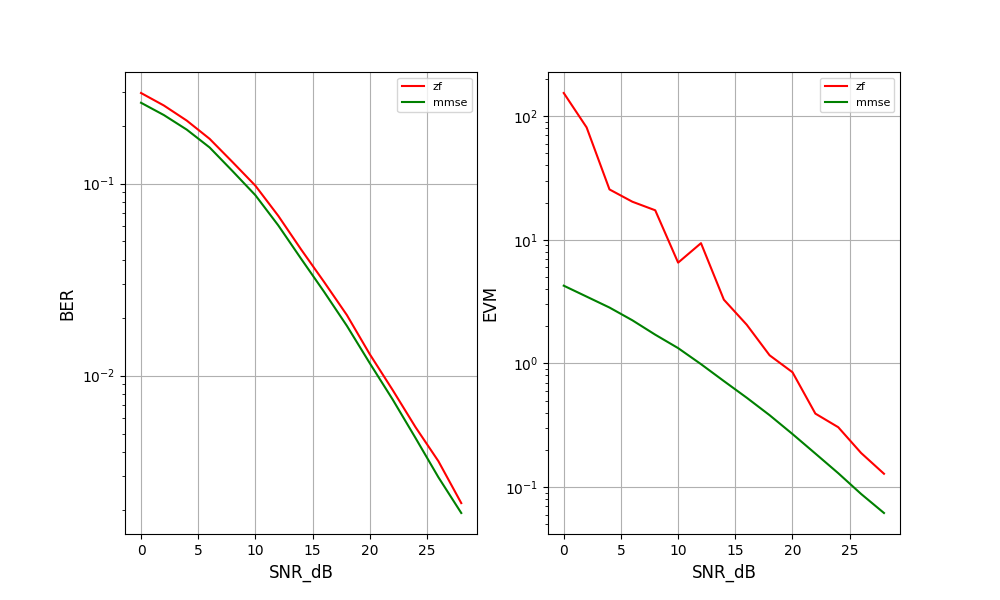

Reproduce this figure in Python.
import numpy as np
import matplotlib.pyplot as plt
import commpy as cp


class QAMmodulation:
    def __init__(self, M, SNR_dB, subcarriers, OFDM_symbols):
        self.OFDM_symbols = OFDM_symbols
        self.subcarriers = subcarriers
        self.M = M
        self.SNR_dB = SNR_dB
        self.num_symbols = subcarriers * OFDM_symbols * 2
        self.num_bits = int(self.num_symbols * np.log2(M))
        self.bits_input = np.random.randint(0, 2, self.num_bits)
        self.bits_input_1 = self.bits_input[:int(self.num_bits/2)]
        self.bits_input_2 = self.bits_input[int(self.num_bits/2):]
        self.modem = cp.QAMModem(self.M)
        self.x = self.modem.modulate(self.bits_input)
        self.x_1 = self.x[:int(len(self.x)/2)]
        self.x_2 = self.x[int(len(self.x)/2):]
        self.SNR = 10 ** (self.SNR_dB / 10)

    def OFDM(self):
        X_OFDM_1 = self.x_1.reshape(self.OFDM_symbols, self.subcarriers)
        X_OFDM_2 = self.x_2.reshape(self.OFDM_symbols, self.subcarriers)
        X_OFDM = np.empty((self.OFDM_symbols, self.subcarriers, 2), dtype=complex)
        for i in range(self.OFDM_symbols):
            for j in range(self.subcarriers):
                for k in range(2):
                    if k == 0:
                        X_OFDM[i, j, k] = X_OFDM_1[i, j]
                    elif k == 1:
                        X_OFDM[i, j, k] = X_OFDM_2[i, j]
        return X_OFDM
    
    def add_pilots(self, X_OFDM):

        ones_list = np.array([[1, 1]] * self.subcarriers)
        twoes_list = np.array([[1, 2]] * self.subcarriers) 

        ind_ones = [i + 1 for i in range(self.OFDM_symbols)]
        ind_twoes = [2*i + 2 for i in range(self.OFDM_symbols)]

        X_OFDM = np.insert(X_OFDM, ind_ones, ones_list, axis=0)
        X_OFDM = np.insert(X_OFDM, ind_twoes, twoes_list, axis=0)

        return X_OFDM 
    
    def idft(self, X_OFDM_pilots):
        for i in range(3*self.OFDM_symbols):
            for k in range(2):
                X_OFDM_pilots[i, :, k] = np.fft.ifft(X_OFDM_pilots[i, :, k])
        return X_OFDM_pilots
    
    def dft(self, X_OFDM_pilots):
        for i in range(3*self.OFDM_symbols):
            for k in range(2):
                X_OFDM_pilots[i, :, k] = np.fft.fft(X_OFDM_pilots[i, :, k])
        return X_OFDM_pilots

    def power_of_signal(self, y1):
        P_signal = 2/3 * (self.M - 1)
        # P_signal = np.mean(np.abs(self.x) ** 2)
        # P_signal = np.mean(np.abs(np.unique(self.x)) ** 2)
        return P_signal

    def RMSD(self, y1):  # root mean square deviation
        return np.sqrt(self.power_of_signal(y1) / (2 * self.SNR))

    def convolution_cp(self, r, h):
        s = []
        x_cp = r[-(len(h) - 1) :].tolist() + r.tolist()
        for k in range(self.subcarriers + len(h) - 1):
            y_k = 0
            m = 0
            while k >= m and m <= len(h) - 1:
                y_k += h[m] * x_cp[k - m]
                m += 1
            s.append(y_k)
        return np.array(s)

    def convolution_cp_MIMO(self, x_t_pilots):
        h = np.zeros((2, 2, len(self.impulse_response(diagram=False))), dtype=complex)
        y = np.zeros_like(x_t_pilots)
        for i in range(self.OFDM_symbols):
            # h = np.array([[self.impulse_response(diagram=False) for _ in range(2)] for _ in range(2)])
            for l in range(2):
                for m in range(2):
                    h[l, m] = self.impulse_response(diagram=False)
            for n in range(3):
                for k in range(2):
                    q = self.convolution_cp(x_t_pilots[3*i + n, :, 0], h[k, 0])[len(h[0, 0])-1:]
                    q_old = q
                    p = self.convolution_cp(x_t_pilots[3*i + n, :, 1], h[k, 1])[len(h[0, 0])-1:]
                    p_old = p
                    y[3*i + n, :, k] = q + p
        return y

    def AWGN(self, x_t_vector):
        sigma = self.RMSD(x_t_vector)
        re_n = np.array(np.random.normal(0, sigma, len(x_t_vector)))
        im_n = np.array(np.random.normal(0, sigma, len(x_t_vector)))
        awgn = re_n + im_n * 1j
        return awgn

    def power_of_noise(self):
        noise = self.AWGN()
        P_noise = np.mean(np.abs(noise) ** 2)
        return P_noise

    def zf_equalize(self, H, r):

        y_zf = np.zeros_like(r, dtype=H.dtype)
        
        for i in range(self.OFDM_symbols):
            for j in range(self.subcarriers):

                a = H[2*i, j, 0]      
                b = H[2*i, j, 1]      
                c = H[2*i + 1, j, 0]  
                d = H[2*i + 1, j, 1]  
                
                det = a * d - b * c
                
                y_zf[i, j, 0] = (d * r[i, j, 0] - b * r[i, j, 1]) / det
                y_zf[i, j, 1] = (-c * r[i, j, 0] + a * r[i, j, 1]) / det
        
        return y_zf

    def mmse_equalize(self, H, Y):

        y_mmse = np.zeros_like(Y, dtype=complex)
        
        for i in range(self.OFDM_symbols):
            for j in range(self.subcarriers):

                H_mat = np.array([[H[2*i, j, 0], H[2*i, j, 1]],
                                [H[2*i+1, j, 0], H[2*i+1, j, 1]]])
                
                Y_vec = np.array([Y[i, j, 0], Y[i, j, 1]])
                
                H_H = H_mat.conj().T
                G = H_H @ H_mat + np.eye(2)/self.SNR
                
                X_vec = np.linalg.solve(G, H_H @ Y_vec)
                
                y_mmse[i, j, 0] = X_vec[0]
                y_mmse[i, j, 1] = X_vec[1]
        
        return y_mmse

    def demodulation(self, equalized_signal, modem):
        return self.modem.demodulate(equalized_signal, demod_type="hard")

    def BER(self, equalized_signal):
        equalized_signal = equalized_signal.reshape(-1)
        equalized_signal = np.array(equalized_signal[0::2].tolist() + equalized_signal[1::2].tolist())
        demod = self.demodulation(equalized_signal, self.modem)
        return np.sum((self.bits_input + demod) % 2) / self.num_bits

    def EVM(self, equalized_signal):
        equalized_signal = equalized_signal.reshape(-1)
        equalized_signal = np.array(equalized_signal[0::2].tolist() + equalized_signal[1::2].tolist())
        return np.sum(np.abs(self.x - equalized_signal) ** 2) / self.num_symbols
    
    def del_pilots(self, r):
        for i in range(qam.OFDM_symbols):
            r = np.delete(r, i + 1, axis=0)
        return r
    
    def impulse_response(self, diagram=False):
        tau_us = np.array([0, 3, 5, 6, 8])  # мкс
        power_dB = np.array([0, -8, -17, -21, -25])

        power = 10 ** (power_dB / 10)

        amplitude = np.sqrt(power)

        phase = np.zeros_like(tau_us, dtype=complex)
        N = len(phase)
        for k in range(N):
            phase[k] = 2 * np.pi * np.random.randint(0, N - 1) / N

        h = amplitude * np.exp(1j * phase)
        # print(h)
        if diagram:
            plt.title("Импульсная характеристика рассматриваемого канала", fontsize=16)
            plt.stem(tau_us, amplitude, linefmt="black")
            plt.xlabel("Отсчёт, мкс", fontsize=14)
            plt.ylabel("Амплитуда", fontsize=14)
            plt.show()

        return h



qam = QAMmodulation(
    M=16,
    SNR_dB=20,
    subcarriers=7,
    OFDM_symbols=40,
)

# x1 = qam.x_1
# x2 = qam.x_2
X_OFDM = qam.OFDM()

X_OFDM_pilots = qam.add_pilots(X_OFDM)

x_t_pilots = qam.idft(X_OFDM_pilots) * np.sqrt(qam.subcarriers)
x_t = qam.del_pilots(x_t_pilots)

x_t_vector_pilots = x_t_pilots.reshape(-1)
x_t_vector = x_t.reshape(-1)

y_clear_t_pilots = qam.convolution_cp_MIMO(x_t_pilots) 
y_clear_t = qam.del_pilots(y_clear_t_pilots)

awgn = qam.AWGN(x_t_vector_pilots).reshape(3*qam.OFDM_symbols, qam.subcarriers, 2)
# awgn_zeros = np.zeros_like(awgn)

for i in range(3*qam.OFDM_symbols):
    if i%3 != 0:
        awgn[i] = 0 + 0j


# awgn_zeros[]

y_t_pilots = y_clear_t_pilots + awgn
y_t = qam.del_pilots(y_t_pilots)

Y_OFDM_pilots = qam.dft(y_t_pilots) / np.sqrt(qam.subcarriers)


indices_to_keep = np.arange(0, Y_OFDM_pilots.shape[0], 3)

all_indices = np.arange(Y_OFDM_pilots.shape[0])
indices_to_remove = np.delete(all_indices, indices_to_keep)

H_sum = Y_OFDM_pilots[indices_to_remove, :, :]

Y_OFDM = Y_OFDM_pilots[indices_to_keep, :, :]



H = np.zeros_like(H_sum)

even_idx = np.arange(0, 2*qam.OFDM_symbols, 2)
odd_idx = np.arange(1, 2*qam.OFDM_symbols, 2)

H[even_idx, :, 0] = 2 * H_sum[even_idx, :, 0] - H_sum[odd_idx, :, 0]
H[even_idx, :, 1] = -H_sum[even_idx, :, 0] + H_sum[odd_idx, :, 0]

H[odd_idx, :, 0] = 2 * H_sum[even_idx, :, 1] - H_sum[odd_idx, :, 1]
H[odd_idx, :, 1] = -H_sum[even_idx, :, 1] + H_sum[odd_idx, :, 1]



y_zf = qam.zf_equalize(H, Y_OFDM)
y_mmse = qam.mmse_equalize(H, Y_OFDM)


plt.figure(figsize=(10, 6))

plt.subplot(1, 3, 1)
plt.title(f"Modulated signal (QAM{qam.M}), {qam.num_symbols}symbols")
plt.xlim(-2 * max(np.abs(qam.x_1)), 2 * max(np.abs(qam.x_1)))
plt.ylim(-2 * max(np.abs(qam.x_1)), 2 * max(np.abs(qam.x_1)))
plt.xlabel("I", fontsize=12)
plt.ylabel("Q", fontsize=12)
plt.scatter(np.real(qam.x_1), np.imag(qam.x_1), color="red")

plt.subplot(1, 3, 2)
plt.title(f"Signal after channel with AWGN (SNR={qam.SNR_dB} dB)", fontsize=12)
plt.xlabel("I", fontsize=12)
plt.ylabel("Q", fontsize=12)
plt.xlim(-2 * max(np.abs(qam.x_1)), 2 * max(np.abs(qam.x_1)))
plt.ylim(-2 * max(np.abs(qam.x_1)), 2 * max(np.abs(qam.x_1)))
plt.scatter(np.real(Y_OFDM), np.imag(Y_OFDM), color="black", s=0.5)
plt.scatter(np.real(qam.x_1), np.imag(qam.x_1), color="red", s=20)

plt.subplot(1, 3, 3)
plt.title("Equalized signal", fontsize=12)
plt.xlabel("I", fontsize=12)
plt.ylabel("Q", fontsize=12)
plt.xlim(-2 * max(np.abs(qam.x_1)), 2 * max(np.abs(qam.x_1)))
plt.ylim(-2 * max(np.abs(qam.x_1)), 2 * max(np.abs(qam.x_1)))
plt.scatter(np.real(y_zf), np.imag(y_zf), s=0.5, color="blue")
plt.scatter(np.real(y_mmse), np.imag(y_mmse), s=0.5, color="green")
plt.scatter(np.real(qam.x_1), np.imag(qam.x_1), color="red", s=20)
plt.legend(labels=["ZF", "MMSE"], fontsize=10)

plt.tight_layout()
plt.show()


SNR_dB_set = np.arange(0, 30, 2)

ber_zf, evm_zf = [], []
ber_mmse, evm_mmse = [], []

N_avg = 100

for SNR_dB in SNR_dB_set:

    BER_zf_list, EVM_zf_list, BER_mmse_list, EVM_mmse_list = [], [], [], []

    for _ in range(N_avg):

        qam = QAMmodulation(
            M=16,
            SNR_dB=SNR_dB,
            subcarriers=7,
            OFDM_symbols=50,
        )

        # x1 = qam.x_1
        # x2 = qam.x_2
        X_OFDM = qam.OFDM()

        X_OFDM_pilots = qam.add_pilots(X_OFDM)

        x_t_pilots = qam.idft(X_OFDM_pilots) * np.sqrt(qam.subcarriers)
        x_t = qam.del_pilots(x_t_pilots)

        x_t_vector_pilots = x_t_pilots.reshape(-1)
        x_t_vector = x_t.reshape(-1)

        y_clear_t_pilots = qam.convolution_cp_MIMO(x_t_pilots) 
        y_clear_t = qam.del_pilots(y_clear_t_pilots)

        awgn = qam.AWGN(x_t_vector_pilots).reshape(3*qam.OFDM_symbols, qam.subcarriers, 2)

        for i in range(3*qam.OFDM_symbols):
            if i%3 != 0:
                awgn[i] = 0 + 0j

        y_t_pilots = y_clear_t_pilots + awgn
        y_t = qam.del_pilots(y_t_pilots)

        Y_OFDM_pilots = qam.dft(y_t_pilots) / np.sqrt(qam.subcarriers)



        indices_to_keep = np.arange(0, Y_OFDM_pilots.shape[0], 3)

        all_indices = np.arange(Y_OFDM_pilots.shape[0])
        indices_to_remove = np.delete(all_indices, indices_to_keep)

        H_sum = Y_OFDM_pilots[indices_to_remove, :, :]

        Y_OFDM = Y_OFDM_pilots[indices_to_keep, :, :]



        H = np.zeros_like(H_sum)

        even_idx = np.arange(0, 2*qam.OFDM_symbols, 2)
        odd_idx = np.arange(1, 2*qam.OFDM_symbols, 2)

        H[even_idx, :, 0] = 2 * H_sum[even_idx, :, 0] - H_sum[odd_idx, :, 0]
        H[even_idx, :, 1] = -H_sum[even_idx, :, 0] + H_sum[odd_idx, :, 0]

        H[odd_idx, :, 0] = 2 * H_sum[even_idx, :, 1] - H_sum[odd_idx, :, 1]
        H[odd_idx, :, 1] = -H_sum[even_idx, :, 1] + H_sum[odd_idx, :, 1]




        y_zf = qam.zf_equalize(H, Y_OFDM)
        y_mmse = qam.mmse_equalize(H, Y_OFDM)

        BER_zf_list.append(qam.BER(y_zf))
        EVM_zf_list.append(qam.EVM(y_zf))

        BER_mmse_list.append(qam.BER(y_mmse))
        EVM_mmse_list.append(qam.EVM(y_mmse))

    ber_zf.append(np.mean(np.array(BER_zf_list)))
    evm_zf.append(np.mean(np.array(EVM_zf_list)))

    ber_mmse.append(np.mean(np.array(BER_mmse_list)))
    evm_mmse.append(np.mean(np.array(EVM_mmse_list)))

ber_zf = np.array(ber_zf)
evm_zf = np.array(evm_zf)

ber_mmse = np.array(ber_mmse)
evm_mmse = np.array(evm_mmse)


plt.figure(figsize=(10, 6))

plt.subplot(1, 2, 1)
plt.title("", fontsize=12)
plt.xlabel("SNR_dB", fontsize=12)
plt.ylabel("BER", fontsize=12)
plt.xlim()
plt.ylim()
plt.semilogy(SNR_dB_set, ber_zf, color="red")
plt.semilogy(SNR_dB_set, ber_mmse, color="green")
plt.legend(labels=["zf", "mmse"], fontsize=8)
plt.grid(True)

plt.subplot(1, 2, 2)
plt.title("", fontsize=12)
plt.xlabel("SNR_dB", fontsize=12)
plt.ylabel("EVM", fontsize=12)
plt.xlim()
plt.ylim()
plt.semilogy(SNR_dB_set, evm_zf, color="red")
plt.semilogy(SNR_dB_set, evm_mmse, color="green")
plt.legend(labels=["zf", "mmse"], fontsize=8)
plt.grid(True)

plt.savefig('MIMO_OFDM')

plt.tight_layout()
plt.show()
